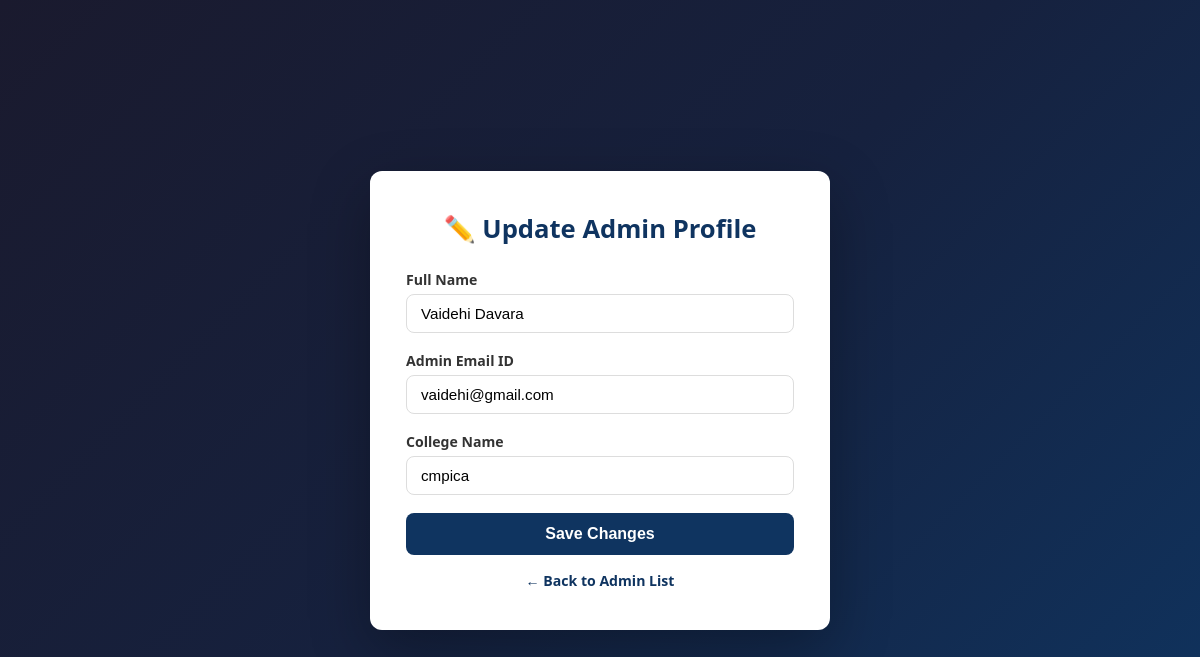
The app's page /college_admin/update/2/ with its own data.
### college_admin/models.py (models this page shows, shortened)
class CollegeAdmin(models.Model):
    user = models.OneToOneField('auth.User', on_delete=models.CASCADE, null=True, blank=True, related_name='collegeadmin_profile')
    full_name    = models.CharField(max_length=100)
    email        = models.EmailField(max_length=150, unique=True)
    password     = models.CharField(max_length=128)
    college_name = models.CharField(max_length=200)

### college_admin/views.py (the view)
# urls.py: path('update/<int:admin_id>/', views.update_admin, name='update_admin'),
def update_admin(request, admin_id):
    admin = CollegeAdmin.objects.get(pk=admin_id)
    return render(request, 'college_admin/update_admin.html', {'admin': admin})

### templates/college_admin/update_admin.html (shortened to what this page needs)
<!DOCTYPE html>
<html lang="en">
<head>
</head>
<body>
  <div class="card">
    <h2>✏️ Update Admin Profile</h2>
    <form method="POST" action="/college_admin/do-update/{{ admin.id }}/">
      <label>Full Name</label>
      <input type="text" name="full_name" value="{{ admin.full_name }}" required />
      <label>Admin Email ID</label>
      <input type="email" name="email" value="{{ admin.email }}" required />
      <label>College Name</label>
      <input type="text" name="college_name" value="{{ admin.college_name }}" required />
      <button type="submit">Save Changes</button>
    </form>
    <div class="back-link">
      <a href="/college_admin/list/">← Back to Admin List</a>
    </div>
  </div>
</body>
</html>

### templates/college_admin/update_admin.html (style rules this page uses)
* { box-sizing: border-box; margin: 0; padding: 0; }
body { font-family: 'Segoe UI', sans-serif; background: linear-gradient(135deg, #1a1a2e, #16213e, #0f3460); min-height: 100vh; display: flex; align-items: center; justify-content: center; }
.card { background: #fff; border-radius: 12px; padding: 40px 36px; width: 100%; max-width: 460px; box-shadow: 0 20px 60px rgba(0,0,0,0.3); }
.card h2 { text-align: center; color: #0f3460; font-size: 1.6rem; margin-bottom: 24px; }
label { display: block; font-size: 0.88rem; font-weight: 600; color: #333; margin-bottom: 5px; }
input { width: 100%; padding: 10px 14px; border: 1.5px solid #ddd; border-radius: 8px; font-size: 0.95rem; margin-bottom: 18px; outline: none; transition: border-color 0.2s; }
button[type="submit"] { width: 100%; padding: 12px; background: #0f3460; color: #fff; font-size: 1rem; font-weight: 600; border: none; border-radius: 8px; cursor: pointer; }
.back-link { text-align: center; margin-top: 16px; font-size: 0.88rem; }
.back-link a { color: #0f3460; font-weight: 600; text-decoration: none; }

### records on screen
CollegeAdmin: full_name "Vaidehi Davara", email "vaidehi@gmail.com", college_name "cmpica"
